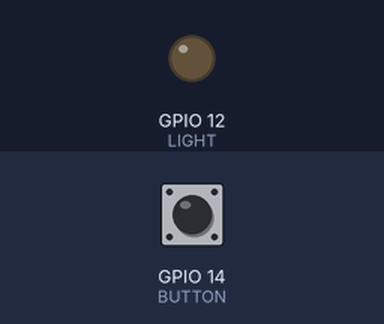
A sketch run on a simulated ESP8266 (NodeMCU). Shown: output pins drawn as LEDs (lit = HIGH). The test bench sets the inputs (shaded band); at power-on: GPIO 14 (BUTTON) LOW. WiFi joins after 1.5 s; servers stay silent unless stated; web services answer with replies made up by the test bench; what the sketch prints to the serial monitor is not drawn.

Above: at 2.7 s.
2.8 s: GPIO 14 (BUTTON) pulled HIGH for 0.15 s
At 4.2 s:
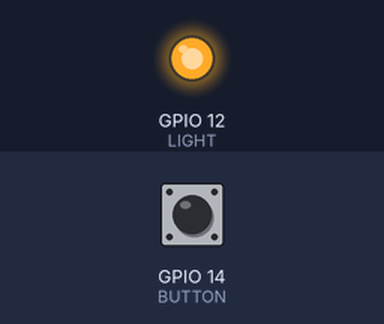
5.9 s: GPIO 14 (BUTTON) pulled HIGH for 1 s
At 9.1 s:
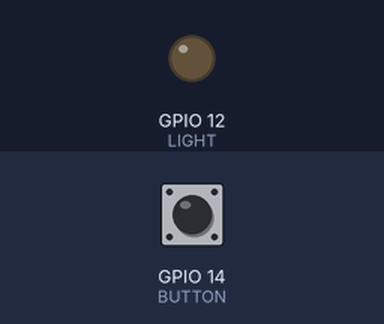
9.7 s: GPIO 14 (BUTTON) pulled HIGH for 3.2 s
At 10.7 s:
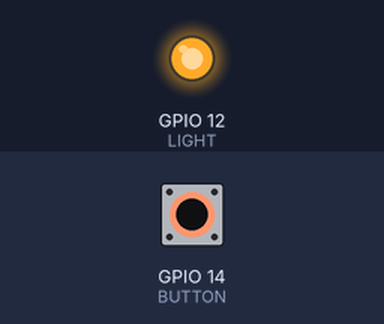
Timing chart, 0 to 14.5 s (numbered marks = the images above; inputs shaded):
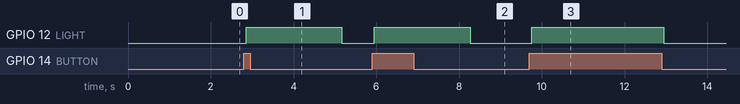

Measured:
- after the input at 2.8 s, GPIO 12 (LIGHT): LOW → HIGH after 0.05 s, → LOW 2.3 s later
- after the input at 5.9 s, GPIO 12 (LIGHT): LOW → HIGH after 0.05 s, → LOW 2.3 s later
- after the input at 9.7 s, GPIO 12 (LIGHT): LOW → HIGH after 0.05 s, → LOW 3.2 s later

The sketch:

Button.ino
```cpp
#include <ESP8266WiFi.h>

#define BUTTON      14
#define LIGHT       12

int currentState;

int buttonState = 0;
int lastButtonState =0;

long lastDebounceTime = 0;
long debounceDelay = 50;

int count = 0;

const char* ssid = "<SSID>";
const char* password = "<PASSWORD>";

const char* host = "maker.ifttt.com";
const char* key = "<KEY>";

void setup() {
  Serial.begin(115200);
  delay(10);

  pinMode(BUTTON, INPUT);
  pinMode(LIGHT, OUTPUT);
  digitalWrite(LIGHT, LOW);

  Serial.println();
  Serial.println();
  Serial.print("Connecting to ");
  Serial.println(ssid);

  WiFi.begin(ssid, password);
  while (WiFi.status() != WL_CONNECTED) {
    delay(500);
    Serial.print(".");
  }
  Serial.println("");
  Serial.println("WiFi connected");
  IPAddress ip = WiFi.localIP();
  Serial.print("IP Address: ");
  Serial.println(ip);
  long rssi = WiFi.RSSI();
  Serial.print("Signal Strength (RSSI): ");
  Serial.print(rssi);
  Serial.println(" dBm");

}

void loop() {

  currentState = digitalRead(BUTTON);
  if ( currentState != lastButtonState ) {
    lastDebounceTime = millis();
  }

  if ((millis() - lastDebounceTime) > debounceDelay) {
    if ( currentState != buttonState ) {
      if ( currentState == LOW ) {
        digitalWrite(LIGHT, LOW);
      } else {
        count++;
        Serial.print( "Button press (");
        Serial.print( count );
        Serial.println( ")" );
        digitalWrite(LIGHT, HIGH);

        WiFiClient client;
        String url = "/trigger/button_pressed/with/key/";
        url += key;
        url += "?value1=";
        url += count;

        if (client.connect(host, 80)) {
           Serial.print("Requesting URL: http://");
           Serial.print(host);
           Serial.println(url);

           client.println(String("GET http://") + host + url + String(" HTTP/1.1"));
           client.println(String("Host: ") + host);
           client.println("Accept: */*");
           client.println("Connection: close");
           client.println();

           delay(1000);
        } else {
          Serial.println("Connection Failed.");
          return;
        }
        while(client.available()){
          String line = client.readStringUntil('\r');
          Serial.print(line);
        }
        Serial.println();
        Serial.println("Closing Connection.");

      }
      buttonState = currentState;

    }
  }
  lastButtonState = currentState;

}
```
